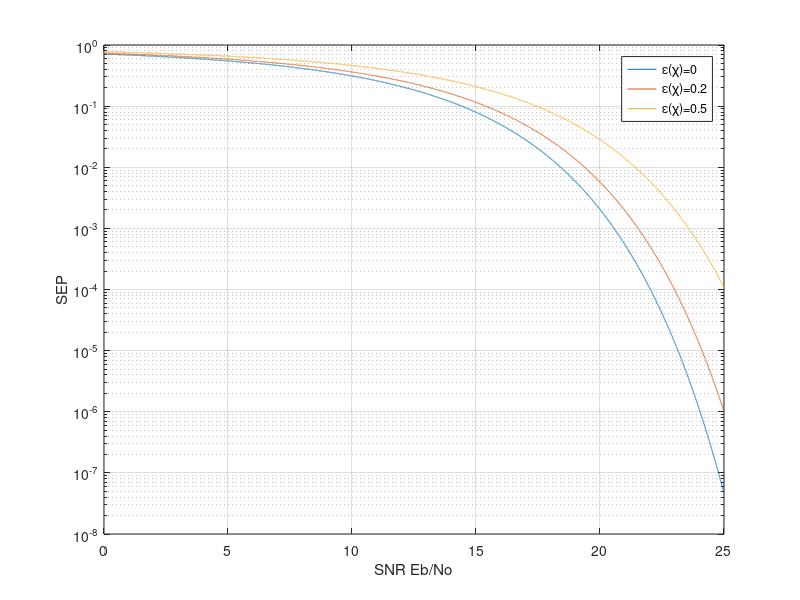

Recreate this plot in MATLAB.
p = [0,0.2,0.5];
SNR = 0:0.001:25;

a = 10.^(SNR/10);
ps1 = 1.875*qfunc(sqrt(0.094*a*(1-p(1))));
ps2 = 1.875*qfunc(sqrt(0.094*a*(1-p(2))));
ps3 = 1.875*qfunc(sqrt(0.094*a*(1-p(3))));

figure (2);
semilogy(SNR,ps1,SNR,ps2,SNR,ps3);

xlabel('SNR Εb/No');
ylabel('SEP');
legend('ε(χ)=0','ε(χ)=0.2','ε(χ)=0.5')
grid on;